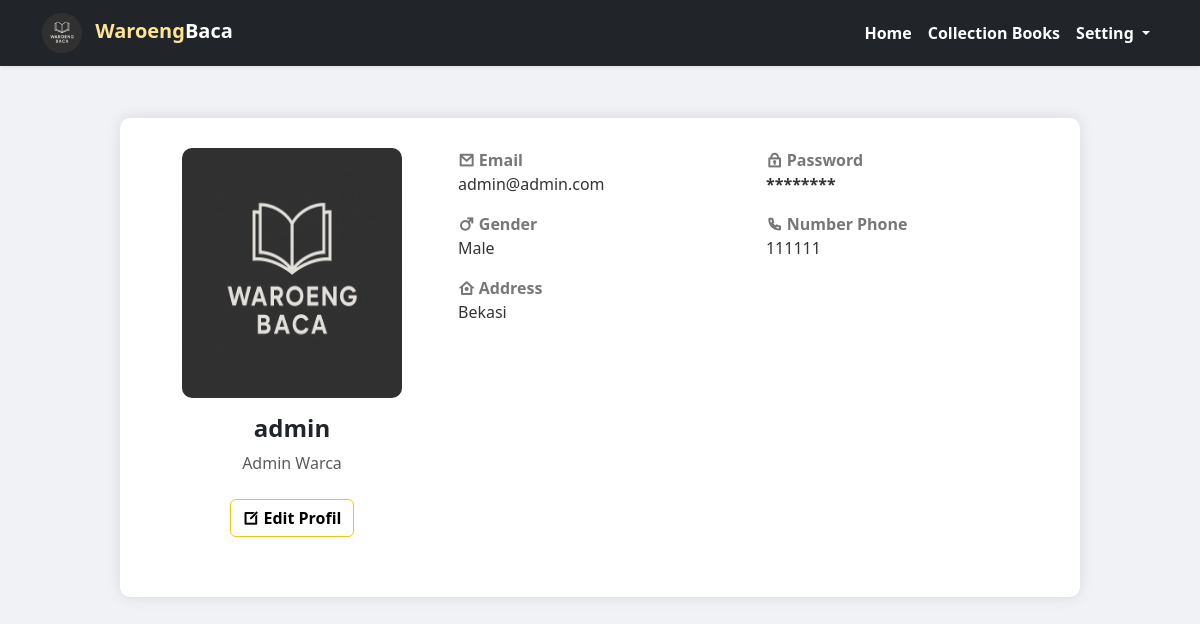
Page /Pages/Profile/index.php (signed in) on the committed database.
### tables this page shows
CREATE TABLE `users` (
  `users_id` int NOT NULL,
  `name` varchar(50) NOT NULL,
  `email` varchar(50) NOT NULL,
  `password` varchar(100) NOT NULL,
  `profile` varchar(100) DEFAULT NULL,
  `role` enum('user','admin') NOT NULL,
  `gender` enum('male','female') DEFAULT NULL,
  `address` varchar(100) DEFAULT NULL,
  `phone` varchar(30) DEFAULT NULL,
  `auth_key` varchar(500) DEFAULT NULL
);

### Pages/Profile/edit/edit_user.php (called while the page is built, shortened)
<?php
include './../../connection/databases.php';
$loggedInUserId = $_SESSION["users_id"];
$selectedUser = mysqli_query($conn, "SELECT * FROM users WHERE users_id = '$loggedInUserId'");
$user = mysqli_fetch_assoc($selectedUser);

### Pages/Profile/index.php (the view, shortened to what this page needs)
<?php
include '../../connection/databases.php';
include './edit/edit_user.php';
?>
<!DOCTYPE html>
<html lang="id">
<head>
    <link href="https://cdn.jsdelivr.net/npm/bootstrap@5.3.3/dist/css/bootstrap.min.css" rel="stylesheet">
    <link
        href="https://cdn.jsdelivr.net/npm/remixicon@4.5.0/fonts/remixicon.css"
        rel="stylesheet" />
</head>
<body>
    <nav class="navbar navbar-expand-lg navbar-dark bg-dark fixed-top shadow-sm">
        <div class="container">
            <a class="navbar-brand fw-bold" href="#">
                <img src="../../assets/logo.png" alt="Logo" width="40" class="rounded-circle me-2">
                <span style="color: #ffe492">Waroeng</span><span class="text-white">Baca</span>
            </a>
            <div class="collapse navbar-collapse justify-content-end" id="navbarNavDropdown">
                <ul class="navbar-nav">
                    <li class="nav-item">
                        <a class="nav-link fw-semibold text-white" href="../../">Home</a>
                    </li>
                    <li class="nav-item">
                        <a class="nav-link fw-semibold text-white" href="../../">Collection Books</a>
                    </li>
                    <li class="nav-item dropdown">
                        <a class="nav-link fw-semibold text-white dropdown-toggle" role="button" data-bs-toggle="dropdown">
                            Setting
                        </a>
                    </li>
                </ul>
            </div>
        </div>
    </nav>
    <div class="profile-card mt-5">
        <div class="row">
            <div class="profile-header col-md-4 text-center d-flex flex-column align-items-center justify-content-center">
                <img src="../../admin/Table_Users/profile_users/<?= $user["profile"]; ?>" alt="<?= $user["name"]; ?>"
                    class="profile mb-3">
                <h4 class="fw-semibold"><?= $user['name']; ?></h4>
                <p class="text-muted text-capitalize"><?= $user["role"]; ?> Warca</p>
                <button class="btn btn-outline-warning mt-2 text-black fw-semibold" data-bs-toggle="modal" data-bs-target="#editModal">
                    <i class="ri-edit-box-line"></i> Edit Profil
                </button>
            </div>
            <div class="profile-info col-md-8">
                <div class="row mb-3">
                    <div class="col-sm-6 mb-3">
                        <div class="label">
                            <i class="ri-mail-line"></i> Email
                        </div>
                        <div class="value"><?= $user['email']; ?></div>
                    </div>
                    <div class="col-sm-6 mb-3">
                        <div class="label">
                            <i class="ri-lock-2-line"></i> Password
                        </div>
                        <div class="value" style="overflow: hidden; white-space: nowrap; text-overflow: ellipsis; max-width: 200px;">
                            <span class="fw-bold">********</span>
                        </div>
                    </div>
                    <div class="col-sm-6 mb-3">
                        <div class="label">
                            <?php if ($user['gender'] == 'male'): ?>
                                <i class="ri-men-line"></i>
                            <?php else: ?>
                                <i class="ri-women-line"></i>
                            <?php endif; ?>
                            Gender
                        </div>
                        <div class="value text-capitalize"><?= $user['gender']; ?></div>
                    </div>
                    <div class="col-sm-6 mb-3">
                        <div class="label">
                            <i class="ri-phone-line"></i> Number Phone
                        </div>
                        <div class="value"><?= $user['phone']; ?></div>
                    </div>
                    <div class="col-12 mb-3">
                        <div class="label">
                            <i class="ri-home-7-line"></i> Address
                        </div>
                        <div class="value"><?= $user['address']; ?></div>
                    </div>
                </div>
            </div>
        </div>
    </div>
</body>
</html>

### Pages/Profile/index.php (style rules this page uses)
body { background-color: #f0f2f5; font-family: 'Segoe UI', sans-serif; padding-top: 70px; }
.profile-card { max-width: 960px; margin: auto; background: #fff; border-radius: 10px; box-shadow: 0 0 15px rgba(0, 0, 0, 0.1); padding: 30px; }
.profile-header { text-align: center; margin-bottom: 30px; }
.profile { width: 220px; height: 250px; object-fit: fill; border-radius: 10px; }
.label { font-weight: bold; color: #777; }
.value { color: #333; }

### rows in the picture
users: profile+name (picture), name "admin", role "Admin", email "admin@admin.com", gender "Male", phone "111111", address "Bekasi"
